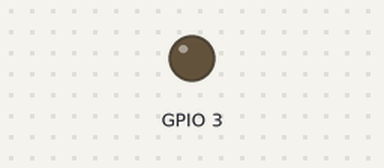
Recording of a program running on a simulated Raspberry Pi (BCM pin numbers), started with the argument Hello. Parts: output pins drawn as LEDs (lit = HIGH). What the program prints to the terminal is not drawn. At 8.4 s the program stops and its outputs stay as they are.

Above: at 1.27 s.
At 7.12 s:
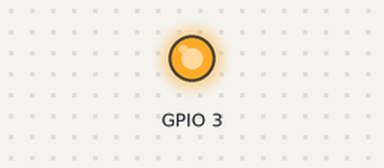
Timing chart, 0 to 8.9 s (numbered marks = the images above):
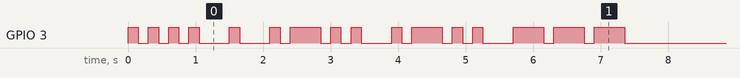

Measured:
- by itself, GPIO 3: LOW → HIGH at 0.00 s, → LOW 0.15 s later, → HIGH 0.15 s later, → LOW 0.15 s later, … (32 changes in this stretch)

The program:

morse.py
```python
import argparse
from gpio_guard import *
import RPi.GPIO as gpio
import time as T
import sys

ALPHABET = {
  "A": [1, 3],
  "B": [3, 1, 1, 1],
  "C": [3, 1, 3, 1],
  "D": [3, 1, 1],
  "E": [1],
  "F": [1, 1, 3, 1],
  "G": [3, 3, 1],
  "H": [1, 1, 1, 1],
  "I": [1, 1],
  "J": [1, 3, 3, 3],
  "K": [3, 1, 3],
  "L": [1, 3, 1, 1],
  "M": [3, 3],
  "N": [3, 1],
  "O": [3, 3, 3],
  "P": [1, 3, 3, 1],
  "Q": [3, 3, 1, 3],
  "R": [1, 3, 1],
  "S": [1, 1, 1],
  "T": [3],
  "U": [1, 1, 3],
  "V": [1, 1, 1, 3],
  "W": [1, 3, 3],
  "X": [3, 1, 1, 3],
  "Y": [3, 1, 3, 3],
  "Z": [3, 3, 1, 1],
  "1": [1, 3, 3, 3, 3],
  "2": [1, 1, 3, 3, 3],
  "3": [1, 1, 1, 3, 3],
  "4": [1, 1, 1, 1, 3],
  "5": [1, 1, 1, 1, 1],
  "6": [3, 1, 1, 1, 1],
  "7": [3, 3, 1, 1, 1],
  "8": [3, 3, 3, 1, 1],
  "9": [3, 3, 3, 3, 1],
  "0": [3, 3, 3, 3, 3],
  "Å": [1, 3, 3, 1, 3],
  "Å": [1, 3, 3, 1, 3],
  "Ä": [1, 3, 1, 3],
  "È": [1, 3, 1, 1, 3],
  "É": [1, 1, 3, 1, 1],
  "Ö": [3, 3, 3, 1],
  "Ü": [1, 1, 3, 3],
  "ß": [1, 1, 1, 3, 3, 1, 1],
  "Ñ": [3, 3, 1, 3, 3],
  ".": [1, 3, 1, 3, 1, 3],
  ",": [3, 3, 1, 1, 3, 3],
  ":": [3, 3, 3, 1, 1, 1],
  ";": [3, 1, 3, 1, 3, 1],
  "?": [1, 1, 3, 3, 1, 1],
  "-": [3, 1, 1, 1, 1, 3],
  "_": [1, 1, 3, 3, 1, 3],
  "(": [3, 1, 3, 3, 1],
  ")": [3, 1, 3, 3, 1, 3],
  "'": [1, 3, 3, 3, 3, 1],
  "=": [3, 1, 1, 1, 3],
  "+": [1, 3, 1, 3, 1],
  "/": [3, 1, 1, 3, 1],
  "@": [1, 3, 3, 1, 3, 1]
}

ON = "■"
OFF = "·"

DEF_SPEED = 0.15
DEF_GPIO = 3

def str2morse(str):
  str = str.upper()
  result = []
  for c in str:
    if c == " ":
      result += [False,False,False,False]
    elif c in ALPHABET:
      for l in ALPHABET[c]:
        for i in range(l):
          result += [True]
        result += [False]
      result += [False,False]
  result += [False,False,False,False]
  return result

def displayMorse(morse):
  global ON, OFF
  result = ""
  for b in morse:
    if b:
      result += ON
    else:
      result += OFF
  return result

def outMorse(morse, IO = DEF_GPIO, doPrint = True, speed = DEF_SPEED):
  #global ON, OFF
  with GPIO_G():
    gpio.setmode(gpio.BCM)
    gpio.setup(IO, gpio.OUT)
    gpio.output(IO, False)
    for b in morse:
      gpio.output(IO, b)
      if doPrint:
        if b:
          sys.stdout.write(ON)
        else:
          sys.stdout.write(OFF)
        sys.stdout.flush()
      T.sleep(speed)
    print("")

def main(argv):
  print(str(argv)[10:-1])
  run = True
  while run:
    for arg in argv.morse:
      m = str2morse(arg)
      #print(displayMorse(m))
      outMorse(m, int(argv.gpio), True, float(argv.speed))
    run = argv.repeat

if __name__=="__main__":
  parser = argparse.ArgumentParser()
  parser.add_argument('morse', nargs='+', help="Here goes the data that shall be displayed as morse code.")
  parser.add_argument('-s','--speed', default=DEF_SPEED, required=False, help="Sets the speed which is used to display the morse code. Default: " + str(DEF_SPEED) + " sec")
  parser.add_argument('-io','--gpio', default=DEF_GPIO, required=False, help="Sets the GPIO which is used to output the morse code. Default: "+ str(DEF_GPIO))
  parser.add_argument('-r','--repeat', required=False, action='store_true', help="...")

  args = parser.parse_args()

  try:
    main(args)
  except KeyboardInterrupt:
    print("\nTransmission canceled!")
```

gpio_guard.py
```python
import RPi.GPIO as GPIO


class GPIO_G:
  def __enter__(self):
    GPIO.setmode(GPIO.BCM)

  def __exit__(self, type, value, traceback):
    GPIO.cleanup()
```
